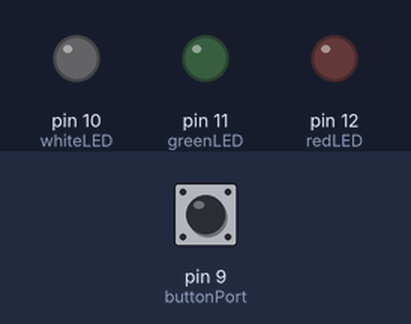
The sketch below on a simulated Arduino Uno, built with avr-gcc and run on an emulated ATmega328P. On the bench: output pins drawn as LEDs (lit = HIGH). The test bench sets the inputs (shaded band); at power-on: pin 9 (buttonPort) HIGH.

Above: at 1.2 s.
1.3 s: pin 9 (buttonPort) pulled LOW for 0.15 s
4.3 s: pin 9 (buttonPort) pulled LOW for 1 s
At 5.52 s:
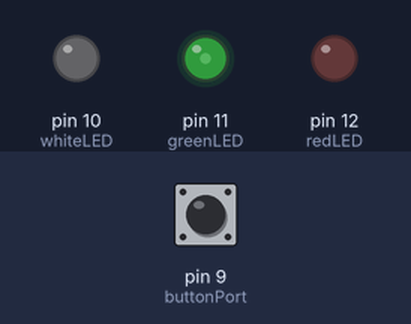
7.5 s: pin 9 (buttonPort) pulled LOW for 0.15 s
10.5 s: pin 9 (buttonPort) pulled LOW for 0.15 s
At 12.9 s:
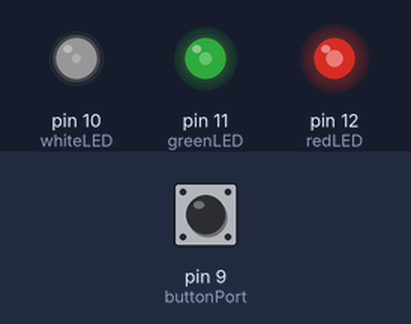
13.5 s: pin 9 (buttonPort) pulled LOW for 0.15 s
15.2 s: pin 9 (buttonPort) pulled LOW for 1 s
At 16.3 s:
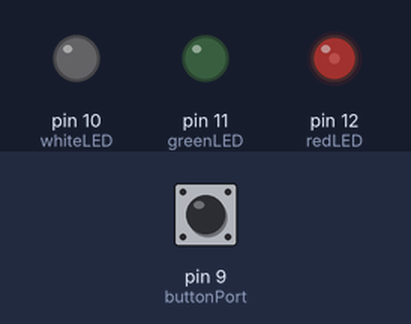
Timing chart, 0 to 19.2 s (numbered marks = the images above; inputs shaded):
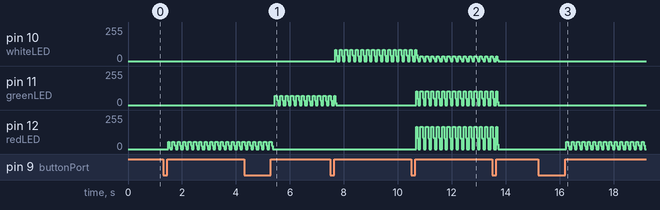

The sketch:

assignment12Code.ino
```cpp
#define redLED 12
#define greenLED 11
#define whiteLED 10
#define buttonPort 9
#define debounceTime 500
#define longPressTime 1000

int state = 0;
/*
  0: all off
    1: red only
    2: green only
    3: white only
    4: all on
*/
unsigned long lastDebounceTime = millis();
unsigned long startHoldMillis;
boolean lastButtonState = false;
boolean buttonState;

void decodeState(int s) {
  // first reset all leds to starting state (off)
  digitalWrite(redLED, LOW);
  digitalWrite(greenLED, LOW);
  digitalWrite(whiteLED, LOW);

  switch (s) {
    case 1:
      digitalWrite(redLED, (millis() / 100) % 2 == 0);
      break;
    case 2:
      digitalWrite(greenLED, (millis() / 100) % 2 == 0);
      break;
    case 3:
      digitalWrite(whiteLED, (millis() / 100) % 2 == 0);
      break;
    case 4:
      digitalWrite(redLED, (millis() / 100) % 2 == 0);
      digitalWrite(greenLED, (millis() / 100) % 2 == 0);
      digitalWrite(whiteLED, (millis() / 100) % 2 == 0);
      break;
  }
}

int checkSwitch() {
  // return 0 for off, 1 for normal press, 2 for long press
  buttonState = !digitalRead(buttonPort);
  int returnValue = 0;

  // button has since changed state
  if (lastButtonState != buttonState) {
    if (buttonState) {
      // button switched into the on state, check
      // if button state is constant after the debounce timing
      if (millis() > lastDebounceTime + 100) {
        lastDebounceTime = millis();
        startHoldMillis = millis();
      }
    } else {
      // button transitioned into the off position
      if (millis() > startHoldMillis + longPressTime) {
        returnValue = 2;
      } else {
        returnValue = 1;
      }
    }
  }

  // save the current state of the button as the last state
  lastButtonState = buttonState;
  return returnValue;
}

void setup()
{
  // LED
  pinMode(redLED, OUTPUT);
  pinMode(greenLED, OUTPUT);
  pinMode(whiteLED, OUTPUT);

  // since we are using a internal pullup resistor
  // when the switch is open it will be HIGH
  // hence we use the exclaimation mark to invert the value
  // to LOW, which is more intuitive

  // button
  pinMode(buttonPort, INPUT_PULLUP);

  Serial.begin(9600);
}

void loop()
{
  switch (checkSwitch()) {
    case 1:
      state = (state + 1) % 5;
      break;
    case 2:
      state = 0;
      break;
  }

  decodeState(state);
}
```

Measured:
- after the input at 15.2 s, pin 12 (redLED): 0/255 → 54/255 after 1.0 s, then repeats every 0.60 s: 26/255 0.04 s, 0/255 0.08 s, 54/255 0.08 s, 27/255 0.04 s, 0/255 0.08 s, 54/255 0.08 s, 27/255 0.04 s, 0/255 0.08 s, 54/255 0.08 s
